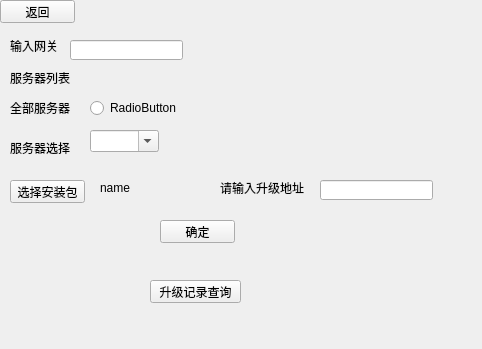
<?xml version="1.0" encoding="UTF-8"?>
<ui version="4.0">
 <class>robot_updata</class>
 <widget class="QWidget" name="robot_updata">
  <property name="geometry">
   <rect>
    <x>0</x>
    <y>0</y>
    <width>482</width>
    <height>349</height>
   </rect>
  </property>
  <property name="sizePolicy">
   <sizepolicy hsizetype="Fixed" vsizetype="Fixed">
    <horstretch>0</horstretch>
    <verstretch>0</verstretch>
   </sizepolicy>
  </property>
  <property name="windowTitle">
   <string>Form</string>
  </property>
  <widget class="QLabel" name="label_wg">
   <property name="geometry">
    <rect>
     <x>10</x>
     <y>40</y>
     <width>54</width>
     <height>12</height>
    </rect>
   </property>
   <property name="text">
    <string>输入网关</string>
   </property>
  </widget>
  <widget class="QLabel" name="label_servers">
   <property name="geometry">
    <rect>
     <x>10</x>
     <y>70</y>
     <width>61</width>
     <height>16</height>
    </rect>
   </property>
   <property name="text">
    <string>服务器列表</string>
   </property>
  </widget>
  <widget class="QComboBox" name="comboBox_servers">
   <property name="geometry">
    <rect>
     <x>90</x>
     <y>130</y>
     <width>69</width>
     <height>22</height>
    </rect>
   </property>
   <property name="editable">
    <bool>true</bool>
   </property>
  </widget>
  <widget class="QLabel" name="label_select">
   <property name="geometry">
    <rect>
     <x>10</x>
     <y>140</y>
     <width>71</width>
     <height>16</height>
    </rect>
   </property>
   <property name="text">
    <string>服务器选择</string>
   </property>
  </widget>
  <widget class="QPushButton" name="Button_back">
   <property name="geometry">
    <rect>
     <x>0</x>
     <y>0</y>
     <width>75</width>
     <height>23</height>
    </rect>
   </property>
   <property name="text">
    <string>返回</string>
   </property>
  </widget>
  <widget class="QLabel" name="label_allserver">
   <property name="geometry">
    <rect>
     <x>10</x>
     <y>100</y>
     <width>71</width>
     <height>16</height>
    </rect>
   </property>
   <property name="text">
    <string>全部服务器</string>
   </property>
  </widget>
  <widget class="QLabel" name="label_adress">
   <property name="geometry">
    <rect>
     <x>220</x>
     <y>180</y>
     <width>91</width>
     <height>16</height>
    </rect>
   </property>
   <property name="text">
    <string>请输入升级地址</string>
   </property>
  </widget>
  <widget class="QLineEdit" name="line_wg">
   <property name="geometry">
    <rect>
     <x>70</x>
     <y>40</y>
     <width>113</width>
     <height>20</height>
    </rect>
   </property>
  </widget>
  <widget class="QRadioButton" name="radioButton">
   <property name="geometry">
    <rect>
     <x>90</x>
     <y>100</y>
     <width>89</width>
     <height>16</height>
    </rect>
   </property>
   <property name="text">
    <string>RadioButton</string>
   </property>
  </widget>
  <widget class="QLabel" name="label_filename">
   <property name="geometry">
    <rect>
     <x>100</x>
     <y>180</y>
     <width>81</width>
     <height>16</height>
    </rect>
   </property>
   <property name="text">
    <string>name</string>
   </property>
  </widget>
  <widget class="QLineEdit" name="line_address">
   <property name="geometry">
    <rect>
     <x>320</x>
     <y>180</y>
     <width>113</width>
     <height>20</height>
    </rect>
   </property>
  </widget>
  <widget class="QPushButton" name="Button_switch_bag">
   <property name="geometry">
    <rect>
     <x>10</x>
     <y>180</y>
     <width>75</width>
     <height>23</height>
    </rect>
   </property>
   <property name="text">
    <string>选择安装包</string>
   </property>
  </widget>
  <widget class="QPushButton" name="Button_updata">
   <property name="geometry">
    <rect>
     <x>160</x>
     <y>220</y>
     <width>75</width>
     <height>23</height>
    </rect>
   </property>
   <property name="text">
    <string>确定</string>
   </property>
  </widget>
  <widget class="QPushButton" name="Button_find">
   <property name="geometry">
    <rect>
     <x>150</x>
     <y>280</y>
     <width>91</width>
     <height>23</height>
    </rect>
   </property>
   <property name="text">
    <string>升级记录查询</string>
   </property>
  </widget>
 </widget>
 <resources/>
 <connections/>
</ui>
